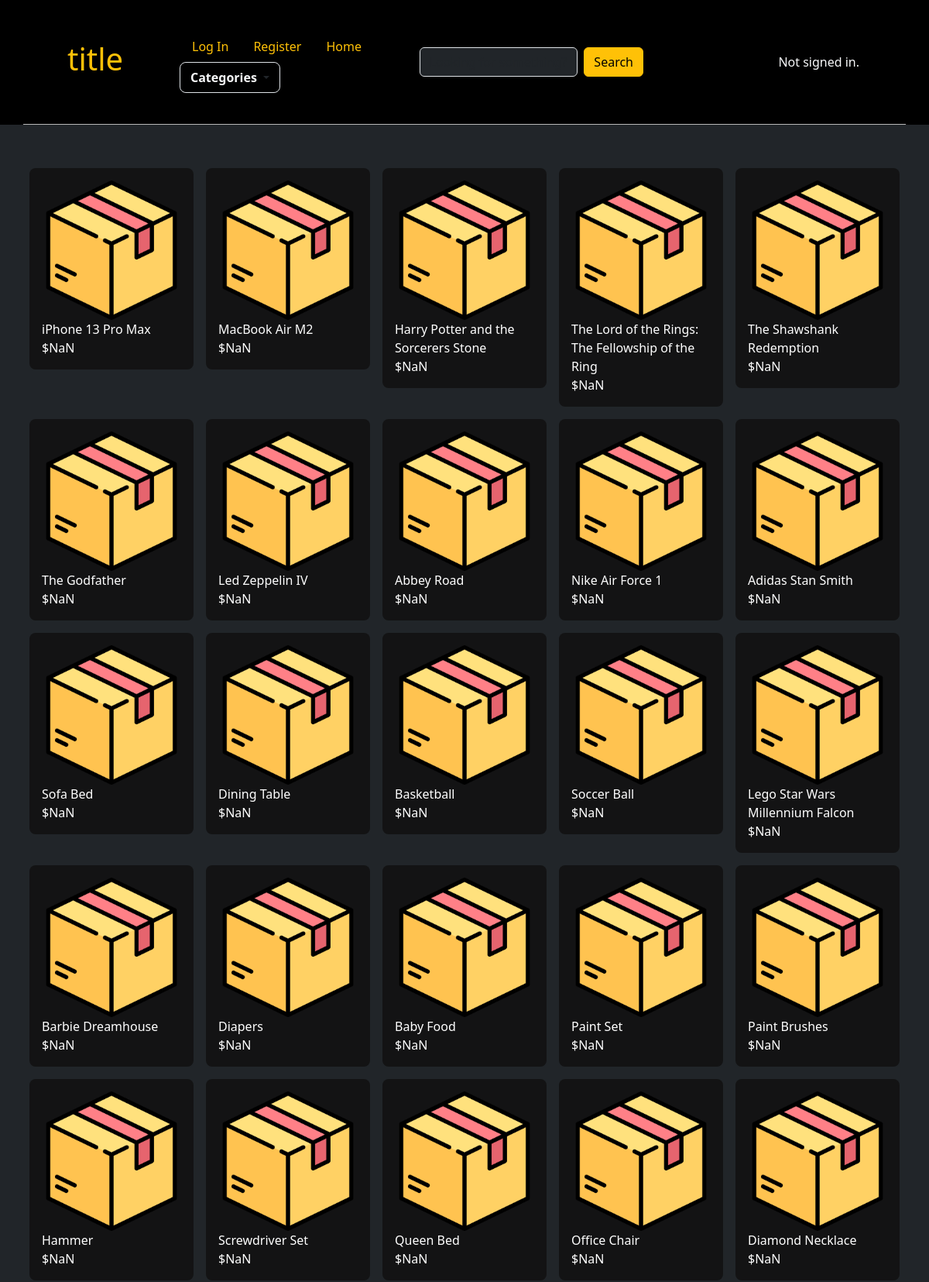
The page / (upper part) on the database its author committed.
### delivery/models.py (models this page shows, shortened)
class Product(models.Model):
    id = models.AutoField(primary_key=True)
    name = models.CharField(max_length=255)
    description = models.TextField(blank=True)
    category = models.ForeignKey(Category, default=24, on_delete=models.SET_DEFAULT)
    price = models.DecimalField(max_digits=10, decimal_places=2)
    stock = models.PositiveIntegerField()
    owner = models.ForeignKey(AuthUser, on_delete=models.CASCADE)
    class Meta:
        db_table = "product"

### delivery/views.py (the view)
# urls.py: path("", views.index, name="index"),
def index(request):
    products = Product.objects.all()
    context = get_layout_context(request)
    context.update({"products": products})
    return render(request, "index.html", context)

### delivery/views.py (called while the page is built)
def get_layout_context(request):
    try:
        user_type = UserInfo.objects.get(user_id=request.user.id).user_type
    except:
        user_type = None
    categories = Category.objects.all().order_by('name')
    context = {'user_type': user_type, 'categories': categories}
    return context

### delivery/templates/index.html (shortened to what this page needs)
{% extends "layout.html" %}
{% load static %}
{% block body %}
<div class="container d-flex justify-content-center text-light">
    <div class="row row-cols-2 row-cols-sm-3 row-cols-md-4 row-cols-lg-5">
        {% for product in products %}
            <div class="p-2">
                <a href="{% url 'product' product_id=product.id %}" class="d-flex flex-column p-3 rounded-3 text-light link-underline link-underline-opacity-0 product-section glass">
                        <img src="{% static 'icon.png' %}" alt="">
                        <div class="product-name">{{ product.name }}</div>
                        <div name="product-price">{{ product.price }}</div>
                </a>
            </div>
        {% endfor %}
    </div>
</div>
{% endblock %}

### delivery/static/style.css (style rules this page uses)
*, h1, h3 { color: white; }
.product-section { background-color: rgb(19, 19, 20); }

### rows shown on the page
Product: name "iPhone 13 Pro Max"
Product: name "MacBook Air M2"
Product: name "Harry Potter and the Sorcerers Stone"
Product: name "The Lord of the Rings: The Fellowship of the Ring"
Product: name "The Shawshank Redemption"
Product: name "The Godfather"
Product: name "Led Zeppelin IV"
Product: name "Abbey Road"
Product: name "Nike Air Force 1"
Product: name "Adidas Stan Smith"
Product: name "Sofa Bed"
Product: name "Dining Table"
Product: name "Basketball"
Product: name "Soccer Ball"
Product: name "Lego Star Wars Millennium Falcon"
Product: name "Barbie Dreamhouse"
Product: name "Diapers"
Product: name "Baby Food"
Product: name "Paint Set"
Product: name "Paint Brushes"
Product: name "Hammer"
Product: name "Screwdriver Set"
Product: name "Queen Bed"
Product: name "Office Chair"
Product: name "Diamond Necklace"
